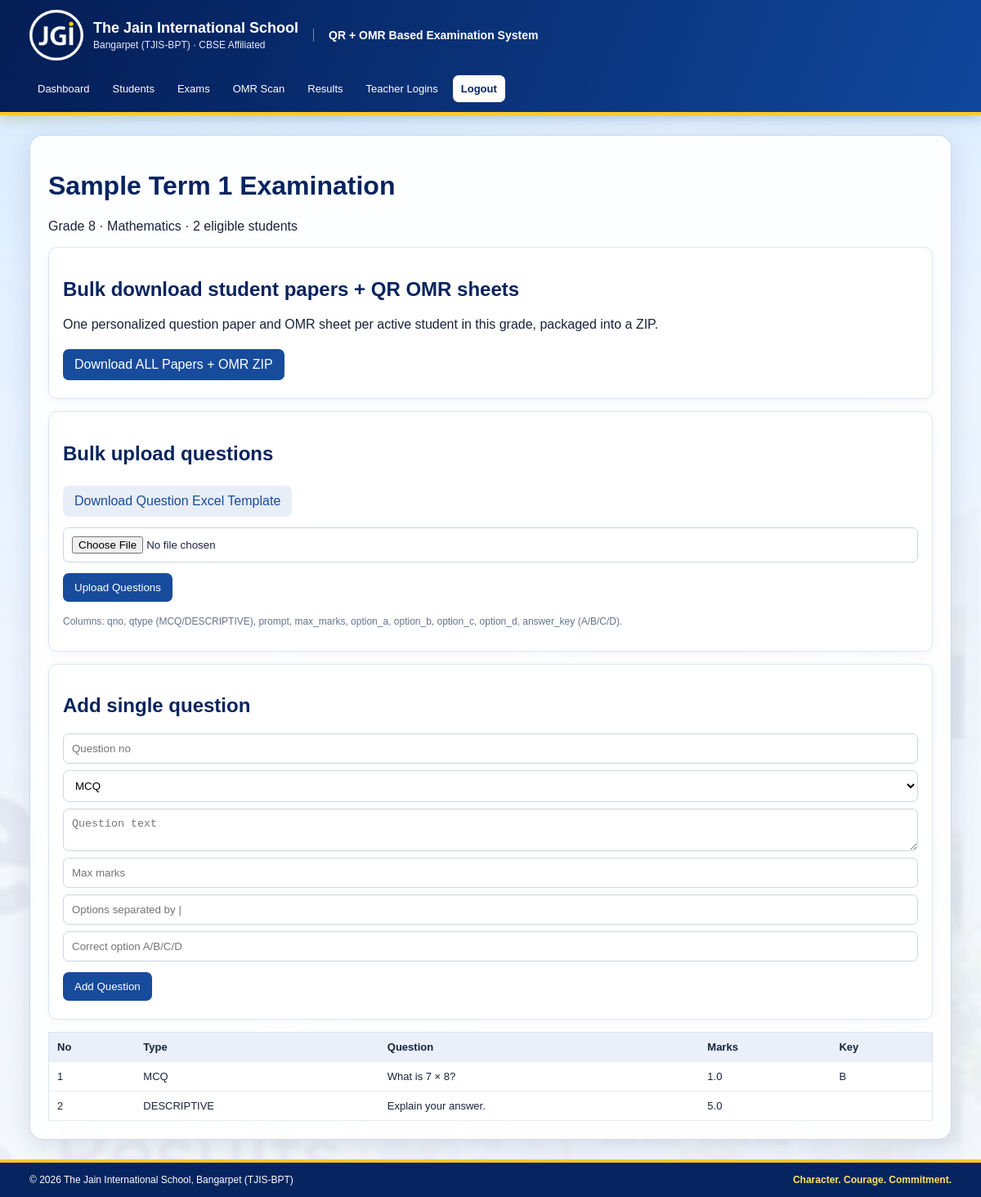
/exam/1 (signed in), run on the app's committed database.
### tables this page shows
CREATE TABLE exams(id INTEGER PRIMARY KEY,title TEXT NOT NULL,grade TEXT NOT NULL,subject TEXT NOT NULL,exam_date TEXT,duration INTEGER DEFAULT 0,instructions TEXT DEFAULT '');

CREATE TABLE questions(id INTEGER PRIMARY KEY,exam_id INTEGER NOT NULL,qno INTEGER NOT NULL,qtype TEXT NOT NULL,prompt TEXT NOT NULL,max_marks REAL NOT NULL,options TEXT DEFAULT '[]',answer_key TEXT DEFAULT '',UNIQUE(exam_id,qno),FOREIGN KEY(exam_id) REFERENCES exams(id) ON DELETE CASCADE);

### app.py (the view)
@app.route("/exam/<int:eid>")
@logged
def exam(eid):
    with db() as c:
        e=c.execute("SELECT * FROM exams WHERE id=?",(eid,)).fetchone()
        if not e:abort(404)
        qs=c.execute("SELECT * FROM questions WHERE exam_id=? ORDER BY qno",(eid,)).fetchall()
        n=c.execute("SELECT COUNT(*) FROM students WHERE active=1 AND grade=?",(e["grade"],)).fetchone()[0]
    return render_template("exam.html",e=e,questions=qs,n=n)

### app.py (called while the page is built)
def db():
    c=sqlite3.connect(DB); c.row_factory=sqlite3.Row; c.execute("PRAGMA foreign_keys=ON"); return c

def logged(f):
    @wraps(f)
    def w(*a,**k):
        if not session.get("uid"): return redirect(url_for("login"))
        with db() as c: u=c.execute("SELECT active FROM users WHERE id=?",(session["uid"],)).fetchone()
        if not u or not u["active"]: session.clear(); return redirect(url_for("login"))
        return f(*a,**k)
    return w

### templates/exam.html
{% extends "base.html" %}{% block content %}<h1>{{e.title}}</h1><p>Grade {{e.grade}} · {{e.subject}} · {{n}} eligible students</p><section class="panel"><h2>Bulk download student papers + QR OMR sheets</h2><p>One personalized question paper and OMR sheet per active student in this grade, packaged into a ZIP.</p><a class="button" href="/exam/{{e.id}}/bulk-download">Download ALL Papers + OMR ZIP</a></section><section class="panel"><h2>Bulk upload questions</h2><a class="button secondary" href="/exam/{{e.id}}/questions-template">Download Question Excel Template</a><form method="post" action="/exam/{{e.id}}/questions-bulk" enctype="multipart/form-data"><input type="file" name="file" accept=".xlsx,.csv" required><button>Upload Questions</button></form><p class="muted">Columns: qno, qtype (MCQ/DESCRIPTIVE), prompt, max_marks, option_a, option_b, option_c, option_d, answer_key (A/B/C/D).</p></section><section class="panel"><h2>Add single question</h2><form method="post" action="/exam/{{e.id}}/question"><input name="qno" type="number" placeholder="Question no" required><select name="qtype"><option>MCQ</option><option>DESCRIPTIVE</option></select><textarea name="prompt" placeholder="Question text" required></textarea><input name="max_marks" type="number" step=".5" placeholder="Max marks" required><input name="options" placeholder="Options separated by |"><input name="answer_key" placeholder="Correct option A/B/C/D"><button>Add Question</button></form></section><table><tr><th>No</th><th>Type</th><th>Question</th><th>Marks</th><th>Key</th></tr>{% for q in questions %}<tr><td>{{q.qno}}</td><td>{{q.qtype}}</td><td>{{q.prompt}}</td><td>{{q.max_marks}}</td><td>{{q.answer_key}}</td></tr>{% endfor %}</table>{% endblock %}

### templates/base.html (shortened to what this page needs)
<!doctype html>
<html lang="en">
<head>
  <link rel="stylesheet" href="{{ url_for('static', filename='style.css') }}">
</head>
<body>
  <header class="site-header">
    <a class="brand" href="/" aria-label="TJIS-BPT home">
      <img src="{{ url_for('static', filename='images/jgi-logo.png') }}" alt="JGI logo">
      <span class="brand-copy">
        <strong>The Jain International School</strong>
        <small>Bangarpet (TJIS-BPT) · CBSE Affiliated</small>
      </span>
    </a>
    <div class="system-title">QR + OMR Based Examination System</div>
    {% if session.uid %}
    <nav aria-label="Main navigation">
      <a href="/">Dashboard</a>
      <a href="/students">Students</a>
      <a href="/exams">Exams</a>
      <a href="/omr-scan">OMR Scan</a>
      <a href="/results">Results</a>
      {% if session.role=='admin' %}<a href="/teachers">Teacher Logins</a>{% endif %}
      <a class="logout-link" href="/logout">Logout</a>
    </nav>
    {% endif %}
  </header>
  <main class="page-shell">
    {% block content %}{% endblock %}
  </main>
  <footer class="site-footer">
    <span>© 2026 The Jain International School, Bangarpet (TJIS-BPT)</span>
    <strong>Character. Courage. Commitment.</strong>
  </footer>
</body>
</html>

### static/style.css (style rules this page uses)
* { box-sizing:border-box }
:root { --navy:#06245f;--blue:#123f91;--royal:#174b9b;--gold:#ffc928;--ink:#17233b }
html { min-height:100%;background:#eaf1fa }
body { margin:0;min-height:100vh;color:var(--ink);font-family:Arial,Helvetica,sans-serif;background:linear-gradient(180deg,rgba(239,246,255,.88),rgba(245,248,253,.96)),url("/static/images/school-campus-bg.jpg") center 110px/cover fixed no-repeat }
.site-header { background:linear-gradient(110deg,#041d55,#10479c);color:#fff;padding:12px clamp(14px,3vw,42px);display:flex;align-items:center;gap:18px;flex-wrap:wrap;border-bottom:4px solid var(--gold);box-shadow:0 3px 14px rgba(0,20,70,.22) }
.brand { display:flex;align-items:center;gap:12px;color:white;text-decoration:none;min-width:235px }
.brand img { width:66px;height:62px;object-fit:contain;background:#fff;border-radius:50%;padding:2px }
.brand-copy { display:flex;flex-direction:column;gap:4px }
.brand-copy strong { font-size:18px;line-height:1.15 }
.brand-copy small { font-size:12px;color:#e1ebff }
.system-title { font-size:14px;font-weight:700;padding-left:18px;border-left:1px solid rgba(255,255,255,.45);margin-right:auto }
nav { display:flex;gap:8px;align-items:center;flex-wrap:wrap }
nav a { color:#fff;text-decoration:none;font-size:13px;padding:9px 10px;border-radius:7px;transition:background .2s }
nav .logout-link { background:#fff;color:var(--navy);font-weight:700 }
.page-shell { width:min(1160px,94%);min-height:calc(100vh - 160px);margin:24px auto;padding:22px;background:rgba(255,255,255,.91);border:1px solid rgba(198,214,237,.9);border-radius:16px;box-shadow:0 8px 30px rgba(14,43,91,.12);backdrop-filter:blur(3px) }
h1,h2 { color:var(--navy) }
.panel { background:#fff;border:1px solid #dce6f5;border-radius:11px;padding:17px;margin:15px 0;box-shadow:0 2px 9px rgba(16,50,100,.05) }
input,select,textarea { display:block;width:100%;padding:10px;margin:8px 0;border:1px solid #cbd5e1;border-radius:7px;background:#fff }
button,.button { display:inline-block;background:var(--royal);color:white;border:0;border-radius:7px;padding:10px 14px;text-decoration:none;cursor:pointer;margin:5px 0 }
.secondary { background:#e8eef8;color:var(--royal) }
.muted { color:#65748b;font-size:12px }
.stats div,table { background:white;padding:14px;border:1px solid #dce3ef;border-radius:8px }
table { width:100%;border-collapse:collapse }
td,th { padding:10px;text-align:left;border-bottom:1px solid #e5eaf2;font-size:13px }
th { background:#eaf0fa }
.site-footer { display:flex;justify-content:space-between;gap:12px;flex-wrap:wrap;background:#06245f;color:#fff;padding:14px clamp(14px,3vw,42px);border-top:4px solid var(--gold);font-size:12px }
.site-footer strong { color:#ffdf68 }

### data on the page
exams: title "Sample Term 1 Examination", grade "8", subject "Mathematics"
questions: qno "1", qtype "MCQ", prompt "What is 7 × 8?", max_marks "1.0", answer_key "B"
questions: qno "2", qtype "DESCRIPTIVE", prompt "Explain your answer.", max_marks "5.0"

### other printed values
{{ n }} "2"
